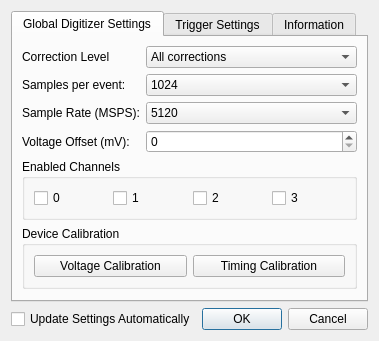
<?xml version="1.0" encoding="UTF-8"?>
<ui version="4.0">
 <author>Angus C</author>
 <class>DialogConfig</class>
 <widget class="QDialog" name="DialogConfig">
  <property name="geometry">
   <rect>
    <x>0</x>
    <y>0</y>
    <width>355</width>
    <height>312</height>
   </rect>
  </property>
  <property name="windowTitle">
   <string>Digitizer Configuration</string>
  </property>
  <layout class="QVBoxLayout" name="verticalLayout">
   <item>
    <widget class="QTabWidget" name="tabWidget">
     <property name="currentIndex">
      <number>0</number>
     </property>
     <widget class="QWidget" name="tabGlobalDigitizerSettings">
      <attribute name="title">
       <string>Global Digitizer Settings</string>
      </attribute>
      <layout class="QFormLayout" name="formLayout">
       <item row="0" column="0">
        <widget class="QLabel" name="labelCorrectionLevel">
         <property name="text">
          <string>Correction Level</string>
         </property>
        </widget>
       </item>
       <item row="0" column="1">
        <widget class="QComboBox" name="comboBoxCorrectionLevel">
         <property name="toolTip">
          <string>Sets correction level to be applied to raw event data.</string>
         </property>
         <property name="statusTip">
          <string>Sets correction level to be applied to raw event data.</string>
         </property>
         <property name="whatsThis">
          <string>Sets correction level to be applied to raw event data.</string>
         </property>
         <property name="currentIndex">
          <number>3</number>
         </property>
         <property name="maxVisibleItems">
          <number>4</number>
         </property>
         <property name="maxCount">
          <number>4</number>
         </property>
         <item>
          <property name="text">
           <string>None</string>
          </property>
         </item>
         <item>
          <property name="text">
           <string>Voltage only</string>
          </property>
         </item>
         <item>
          <property name="text">
           <string>Timing only</string>
          </property>
         </item>
         <item>
          <property name="text">
           <string>All corrections</string>
          </property>
         </item>
        </widget>
       </item>
       <item row="1" column="0">
        <widget class="QLabel" name="labelNumSamples">
         <property name="text">
          <string>Samples per event:</string>
         </property>
        </widget>
       </item>
       <item row="1" column="1">
        <widget class="QComboBox" name="comboBoxSamplesPerEvent">
         <property name="toolTip">
          <string>The number of samples to store in each event.</string>
         </property>
         <property name="statusTip">
          <string>The number of samples to store in each event.</string>
         </property>
         <property name="whatsThis">
          <string>The number of samples to store in each event.</string>
         </property>
         <property name="currentIndex">
          <number>0</number>
         </property>
         <item>
          <property name="text">
           <string>1024</string>
          </property>
         </item>
        </widget>
       </item>
       <item row="2" column="0">
        <widget class="QLabel" name="labelSampleRate">
         <property name="text">
          <string>Sample Rate (MSPS):</string>
         </property>
        </widget>
       </item>
       <item row="2" column="1">
        <widget class="QComboBox" name="comboBoxSampleRate">
         <property name="currentIndex">
          <number>0</number>
         </property>
         <item>
          <property name="text">
           <string>5120</string>
          </property>
         </item>
         <item>
          <property name="text">
           <string>4096</string>
          </property>
         </item>
         <item>
          <property name="text">
           <string>3072</string>
          </property>
         </item>
         <item>
          <property name="text">
           <string>2560</string>
          </property>
         </item>
         <item>
          <property name="text">
           <string>2048</string>
          </property>
         </item>
         <item>
          <property name="text">
           <string>1536</string>
          </property>
         </item>
         <item>
          <property name="text">
           <string>1024</string>
          </property>
         </item>
         <item>
          <property name="text">
           <string>768</string>
          </property>
         </item>
         <item>
          <property name="text">
           <string>698</string>
          </property>
         </item>
        </widget>
       </item>
       <item row="3" column="0">
        <widget class="QLabel" name="labelVoltageOffset_2">
         <property name="text">
          <string>Voltage Offset (mV):</string>
         </property>
        </widget>
       </item>
       <item row="3" column="1">
        <widget class="QSpinBox" name="spinBoxVoltageOffset">
         <property name="toolTip">
          <string>&lt;html&gt;&lt;head/&gt;&lt;body&gt;&lt;p&gt;Delay (as a percentage of the acquisition window) to insert after the trigger is fired before freezing ADC buffer.&lt;/p&gt;&lt;p&gt;This can be used to move a pulse forward or backward in the signal.&lt;/p&gt;&lt;/body&gt;&lt;/html&gt;</string>
         </property>
         <property name="statusTip">
          <string>&lt;html&gt;&lt;head/&gt;&lt;body&gt;&lt;p&gt;Delay (as a percentage of the acquisition window) to insert after the trigger is fired before freezing ADC buffer.&lt;/p&gt;&lt;p&gt;This can be used to move a pulse forward or backward in the signal.&lt;/p&gt;&lt;/body&gt;&lt;/html&gt;</string>
         </property>
         <property name="whatsThis">
          <string>&lt;html&gt;&lt;head/&gt;&lt;body&gt;&lt;p&gt;Delay (as a percentage of the acquisition window) to insert after the trigger is fired before freezing ADC buffer.&lt;/p&gt;&lt;p&gt;This can be used to move a pulse forward or backward in the signal.&lt;/p&gt;&lt;/body&gt;&lt;/html&gt;</string>
         </property>
         <property name="minimum">
          <number>0</number>
         </property>
         <property name="maximum">
          <number>500</number>
         </property>
         <property name="singleStep">
          <number>10</number>
         </property>
         <property name="value">
          <number>0</number>
         </property>
        </widget>
       </item>
       <item row="4" column="0" colspan="2">
        <widget class="QGroupBox" name="groupBoxIndividualChannels">
         <property name="title">
          <string>Enabled Channels</string>
         </property>
         <layout class="QGridLayout" name="gridLayout_7">
          <item row="0" column="1">
           <widget class="QCheckBox" name="checkBoxCh1Enabled">
            <property name="enabled">
             <bool>true</bool>
            </property>
            <property name="text">
             <string>1</string>
            </property>
           </widget>
          </item>
          <item row="0" column="2">
           <widget class="QCheckBox" name="checkBoxCh2Enabled">
            <property name="enabled">
             <bool>true</bool>
            </property>
            <property name="text">
             <string>2</string>
            </property>
           </widget>
          </item>
          <item row="0" column="3">
           <widget class="QCheckBox" name="checkBoxCh3Enabled">
            <property name="enabled">
             <bool>true</bool>
            </property>
            <property name="text">
             <string>3</string>
            </property>
           </widget>
          </item>
          <item row="0" column="0">
           <widget class="QCheckBox" name="checkBoxCh0Enabled">
            <property name="enabled">
             <bool>true</bool>
            </property>
            <property name="text">
             <string>0</string>
            </property>
           </widget>
          </item>
         </layout>
        </widget>
       </item>
       <item row="5" column="0" colspan="2">
        <widget class="QGroupBox" name="groupBoxCalibration">
         <property name="title">
          <string>Device Calibration</string>
         </property>
         <layout class="QHBoxLayout" name="horizontalLayout_2">
          <item>
           <widget class="QPushButton" name="pushButtonVoltageCalibration">
            <property name="text">
             <string>Voltage Calibration</string>
            </property>
           </widget>
          </item>
          <item>
           <widget class="QPushButton" name="pushButton_2">
            <property name="text">
             <string>Timing Calibration</string>
            </property>
           </widget>
          </item>
         </layout>
        </widget>
       </item>
      </layout>
     </widget>
     <widget class="QWidget" name="tabGlobalTriggerSettings">
      <attribute name="title">
       <string>Trigger Settings</string>
      </attribute>
      <layout class="QFormLayout" name="formLayout_2">
       <item row="0" column="0">
        <widget class="QLabel" name="labelExternalTrigger">
         <property name="text">
          <string>External trigger:</string>
         </property>
        </widget>
       </item>
       <item row="0" column="1">
        <widget class="QComboBox" name="comboBoxExternalTrigger">
         <property name="toolTip">
          <string>&lt;html&gt;&lt;head/&gt;&lt;body&gt;&lt;p&gt;When enabled, the fast trigger is used for the data acquisition.&lt;/p&gt;&lt;p&gt;TR0 is used for channels 0-15, while TR1 is used for channels 16-31.&lt;/p&gt;&lt;/body&gt;&lt;/html&gt;</string>
         </property>
         <property name="statusTip">
          <string>&lt;html&gt;&lt;head/&gt;&lt;body&gt;&lt;p&gt;When enabled, the fast trigger is used for the data acquisition.&lt;/p&gt;&lt;p&gt;TR0 is used for channels 0-15, while TR1 is used for channels 16-31.&lt;/p&gt;&lt;/body&gt;&lt;/html&gt;</string>
         </property>
         <property name="whatsThis">
          <string>&lt;html&gt;&lt;head/&gt;&lt;body&gt;&lt;p&gt;When enabled, the fast trigger is used for the data acquisition.&lt;/p&gt;&lt;p&gt;TR0 is used for channels 0-15, while TR1 is used for channels 16-31.&lt;/p&gt;&lt;/body&gt;&lt;/html&gt;</string>
         </property>
         <item>
          <property name="text">
           <string>Disabled</string>
          </property>
         </item>
         <item>
          <property name="text">
           <string>Enabled</string>
          </property>
         </item>
        </widget>
       </item>
       <item row="2" column="0">
        <widget class="QLabel" name="labelSelfTrigger">
         <property name="text">
          <string>Self-triggering</string>
         </property>
        </widget>
       </item>
       <item row="2" column="1">
        <widget class="QComboBox" name="comboBoxSelfTriggering">
         <property name="currentIndex">
          <number>1</number>
         </property>
         <item>
          <property name="text">
           <string>Disabled</string>
          </property>
         </item>
         <item>
          <property name="text">
           <string>Enabled</string>
          </property>
         </item>
        </widget>
       </item>
       <item row="4" column="0">
        <widget class="QLabel" name="labelTriggerEdge">
         <property name="text">
          <string>Trigger edge:</string>
         </property>
        </widget>
       </item>
       <item row="4" column="1">
        <widget class="QComboBox" name="comboBoxTriggerEdge">
         <property name="toolTip">
          <string>Selects whether to trigger on the falling or rising edge of a signal.</string>
         </property>
         <property name="statusTip">
          <string>Selects whether to trigger on the falling or rising edge of a signal.</string>
         </property>
         <property name="whatsThis">
          <string>Selects whether to trigger on the falling or rising edge of a signal.</string>
         </property>
         <item>
          <property name="text">
           <string>Rising</string>
          </property>
         </item>
         <item>
          <property name="text">
           <string>Falling</string>
          </property>
         </item>
        </widget>
       </item>
       <item row="5" column="0">
        <widget class="QLabel" name="labelTriggerDelay">
         <property name="text">
          <string>Post-trigger delay (%):</string>
         </property>
        </widget>
       </item>
       <item row="5" column="1">
        <widget class="QSpinBox" name="spinBoxTriggerDelay">
         <property name="toolTip">
          <string>&lt;html&gt;&lt;head/&gt;&lt;body&gt;&lt;p&gt;Delay (as a percentage of the acquisition window) to insert after the trigger is fired before freezing ADC buffer.&lt;/p&gt;&lt;p&gt;This can be used to move a pulse forward or backward in the signal.&lt;/p&gt;&lt;/body&gt;&lt;/html&gt;</string>
         </property>
         <property name="statusTip">
          <string>&lt;html&gt;&lt;head/&gt;&lt;body&gt;&lt;p&gt;Delay (as a percentage of the acquisition window) to insert after the trigger is fired before freezing ADC buffer.&lt;/p&gt;&lt;p&gt;This can be used to move a pulse forward or backward in the signal.&lt;/p&gt;&lt;/body&gt;&lt;/html&gt;</string>
         </property>
         <property name="whatsThis">
          <string>&lt;html&gt;&lt;head/&gt;&lt;body&gt;&lt;p&gt;Delay (as a percentage of the acquisition window) to insert after the trigger is fired before freezing ADC buffer.&lt;/p&gt;&lt;p&gt;This can be used to move a pulse forward or backward in the signal.&lt;/p&gt;&lt;/body&gt;&lt;/html&gt;</string>
         </property>
         <property name="maximum">
          <number>100</number>
         </property>
         <property name="singleStep">
          <number>10</number>
         </property>
         <property name="value">
          <number>50</number>
         </property>
        </widget>
       </item>
       <item row="6" column="0">
        <widget class="QLabel" name="labelVoltageOffset">
         <property name="text">
          <string>Trigger threshold (mV):</string>
         </property>
        </widget>
       </item>
       <item row="6" column="1">
        <widget class="QSpinBox" name="spinBoxTriggerThreshold">
         <property name="toolTip">
          <string>&lt;html&gt;&lt;head/&gt;&lt;body&gt;&lt;p&gt;Delay (as a percentage of the acquisition window) to insert after the trigger is fired before freezing ADC buffer.&lt;/p&gt;&lt;p&gt;This can be used to move a pulse forward or backward in the signal.&lt;/p&gt;&lt;/body&gt;&lt;/html&gt;</string>
         </property>
         <property name="statusTip">
          <string>&lt;html&gt;&lt;head/&gt;&lt;body&gt;&lt;p&gt;Delay (as a percentage of the acquisition window) to insert after the trigger is fired before freezing ADC buffer.&lt;/p&gt;&lt;p&gt;This can be used to move a pulse forward or backward in the signal.&lt;/p&gt;&lt;/body&gt;&lt;/html&gt;</string>
         </property>
         <property name="whatsThis">
          <string>&lt;html&gt;&lt;head/&gt;&lt;body&gt;&lt;p&gt;Delay (as a percentage of the acquisition window) to insert after the trigger is fired before freezing ADC buffer.&lt;/p&gt;&lt;p&gt;This can be used to move a pulse forward or backward in the signal.&lt;/p&gt;&lt;/body&gt;&lt;/html&gt;</string>
         </property>
         <property name="minimum">
          <number>-500</number>
         </property>
         <property name="maximum">
          <number>500</number>
         </property>
         <property name="singleStep">
          <number>10</number>
         </property>
         <property name="value">
          <number>100</number>
         </property>
        </widget>
       </item>
       <item row="7" column="0" colspan="2">
        <widget class="QGroupBox" name="groupBoxIndividualTriggers">
         <property name="title">
          <string>Enabled Triggers</string>
         </property>
         <layout class="QGridLayout" name="gridLayout_10">
          <item row="0" column="1">
           <widget class="QCheckBox" name="checkBoxCh1TriggerEnabled">
            <property name="enabled">
             <bool>true</bool>
            </property>
            <property name="text">
             <string>1</string>
            </property>
           </widget>
          </item>
          <item row="0" column="2">
           <widget class="QCheckBox" name="checkBoxCh2TriggerEnabled">
            <property name="enabled">
             <bool>true</bool>
            </property>
            <property name="text">
             <string>2</string>
            </property>
           </widget>
          </item>
          <item row="0" column="3">
           <widget class="QCheckBox" name="checkBoxCh3TriggerEnabled">
            <property name="enabled">
             <bool>true</bool>
            </property>
            <property name="text">
             <string>3</string>
            </property>
           </widget>
          </item>
          <item row="0" column="0">
           <widget class="QCheckBox" name="checkBoxCh0TriggerEnabled">
            <property name="enabled">
             <bool>true</bool>
            </property>
            <property name="text">
             <string>0</string>
            </property>
           </widget>
          </item>
         </layout>
        </widget>
       </item>
      </layout>
     </widget>
     <widget class="QWidget" name="tabInfo">
      <attribute name="title">
       <string>Information</string>
      </attribute>
      <layout class="QHBoxLayout" name="horizontalLayout_3">
       <item>
        <widget class="QTextBrowser" name="textBrowserInfo"/>
       </item>
      </layout>
     </widget>
    </widget>
   </item>
   <item>
    <layout class="QHBoxLayout" name="horizontalLayout">
     <item>
      <widget class="QCheckBox" name="checkBoxAutoApply">
       <property name="text">
        <string>Update Settings Automatically</string>
       </property>
      </widget>
     </item>
     <item>
      <spacer name="horizontalSpacer">
       <property name="orientation">
        <enum>Qt::Horizontal</enum>
       </property>
       <property name="sizeHint" stdset="0">
        <size>
         <width>451</width>
         <height>20</height>
        </size>
       </property>
      </spacer>
     </item>
     <item>
      <widget class="QDialogButtonBox" name="buttonBox">
       <property name="orientation">
        <enum>Qt::Horizontal</enum>
       </property>
       <property name="standardButtons">
        <set>QDialogButtonBox::Cancel|QDialogButtonBox::Ok</set>
       </property>
      </widget>
     </item>
    </layout>
   </item>
  </layout>
 </widget>
 <tabstops>
  <tabstop>tabWidget</tabstop>
  <tabstop>comboBoxCorrectionLevel</tabstop>
  <tabstop>comboBoxSamplesPerEvent</tabstop>
  <tabstop>comboBoxSampleRate</tabstop>
  <tabstop>spinBoxVoltageOffset</tabstop>
  <tabstop>checkBoxCh0Enabled</tabstop>
  <tabstop>checkBoxCh1Enabled</tabstop>
  <tabstop>checkBoxCh2Enabled</tabstop>
  <tabstop>checkBoxCh3Enabled</tabstop>
  <tabstop>pushButtonVoltageCalibration</tabstop>
  <tabstop>pushButton_2</tabstop>
  <tabstop>comboBoxExternalTrigger</tabstop>
  <tabstop>comboBoxSelfTriggering</tabstop>
  <tabstop>comboBoxTriggerEdge</tabstop>
  <tabstop>spinBoxTriggerDelay</tabstop>
  <tabstop>spinBoxTriggerThreshold</tabstop>
  <tabstop>checkBoxCh0TriggerEnabled</tabstop>
  <tabstop>checkBoxCh1TriggerEnabled</tabstop>
  <tabstop>checkBoxCh2TriggerEnabled</tabstop>
  <tabstop>checkBoxCh3TriggerEnabled</tabstop>
  <tabstop>textBrowserInfo</tabstop>
  <tabstop>checkBoxAutoApply</tabstop>
  <tabstop>buttonBox</tabstop>
 </tabstops>
 <resources/>
 <connections>
  <connection>
   <sender>buttonBox</sender>
   <signal>accepted()</signal>
   <receiver>DialogConfig</receiver>
   <slot>accept()</slot>
   <hints>
    <hint type="sourcelabel">
     <x>248</x>
     <y>254</y>
    </hint>
    <hint type="destinationlabel">
     <x>157</x>
     <y>274</y>
    </hint>
   </hints>
  </connection>
  <connection>
   <sender>buttonBox</sender>
   <signal>rejected()</signal>
   <receiver>DialogConfig</receiver>
   <slot>reject()</slot>
   <hints>
    <hint type="sourcelabel">
     <x>316</x>
     <y>260</y>
    </hint>
    <hint type="destinationlabel">
     <x>286</x>
     <y>274</y>
    </hint>
   </hints>
  </connection>
 </connections>
</ui>
